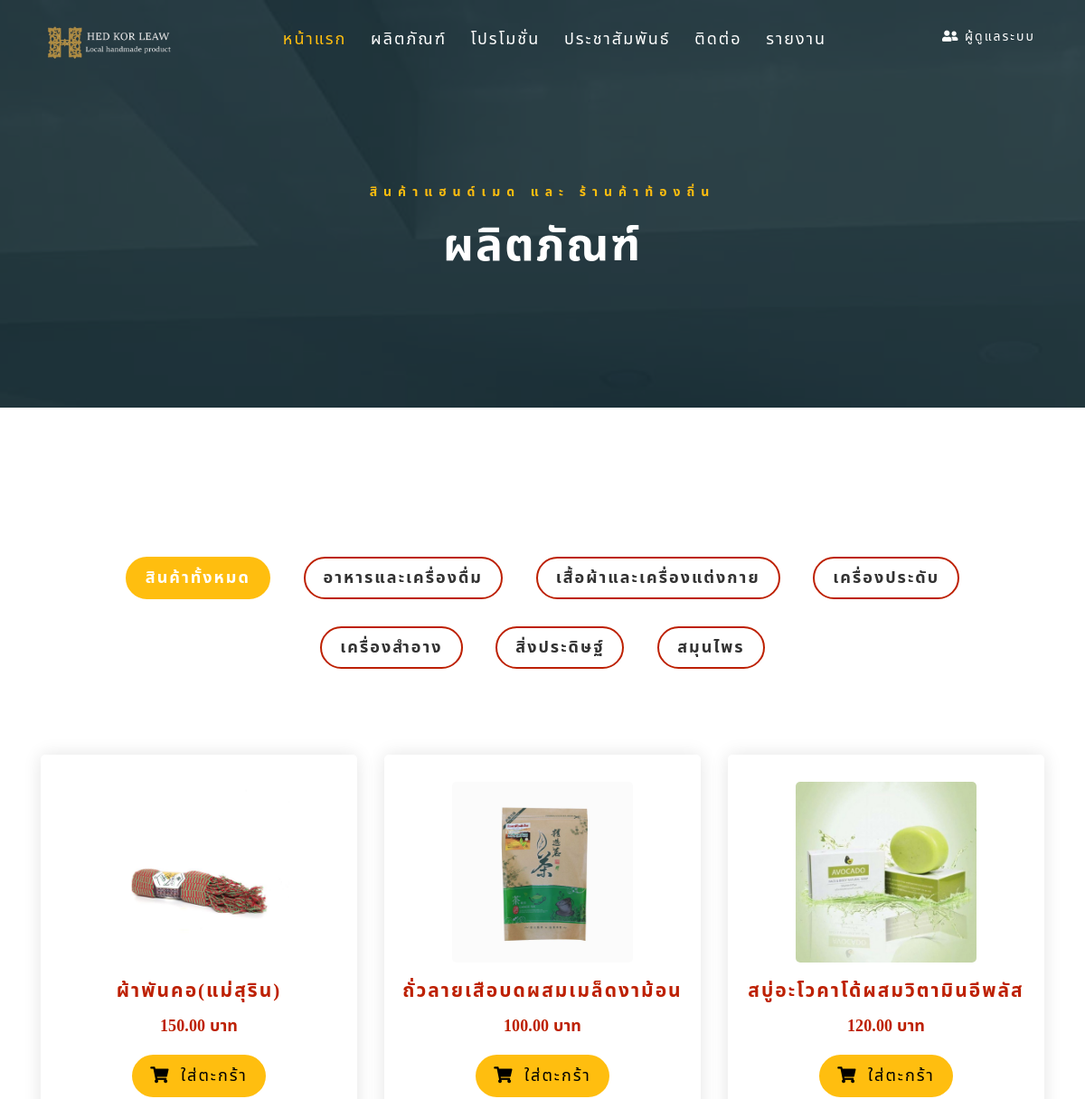
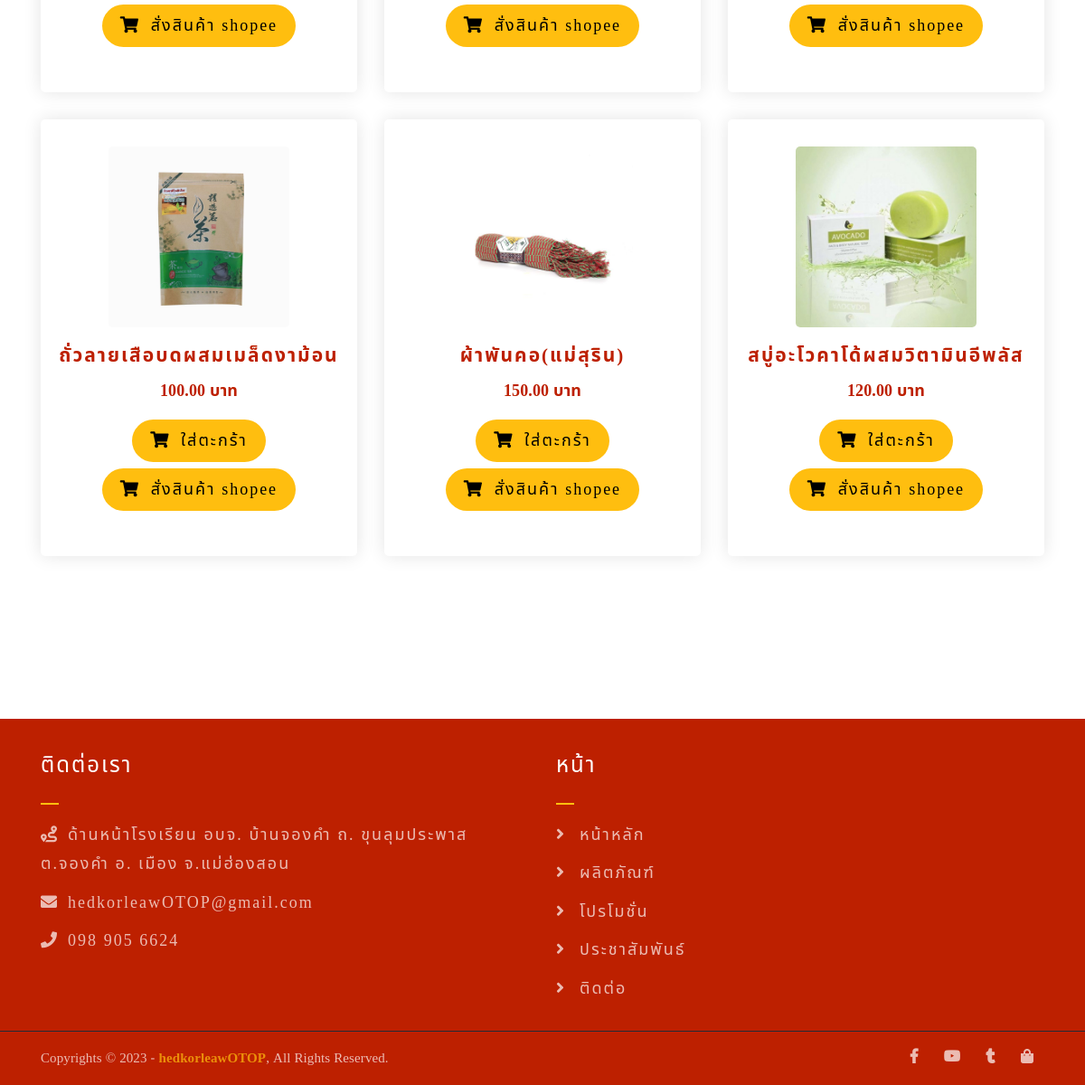
The page /manager/shop.php (signed in) on the database its author committed (2 pictures, top to bottom).
### tables this page shows
CREATE TABLE `product` (
  `product_id` int(11) NOT NULL,
  `name` varchar(200) NOT NULL,
  `name_product` varchar(200) NOT NULL,
  `detail` varchar(250) DEFAULT NULL,
  `price` decimal(8,2) DEFAULT NULL,
  `type_pro` varchar(250) DEFAULT NULL,
  `pic_product` varchar(250) DEFAULT NULL,
  `amount` varchar(100) DEFAULT NULL,
  `dateadd` date DEFAULT current_timestamp()
);

### manager/shop.php (the view, shortened to what this page needs)
<?php
require_once "../connectDB.php";
if (!$_SESSION['userid']) {
  header("Location: index.php");
} else {
?>
<!DOCTYPE html>
<html lang="en">
<head>
	<link rel="stylesheet" href="../assets/css/all.min.css" />
	<link rel="stylesheet" href="../assets/bootstrap/css/bootstrap.min.css" />
	<link rel="stylesheet" href="../assets/css/owl.carousel.css" />
	<link rel="stylesheet" href="../assets/css/magnific-popup.css" />
	<link rel="stylesheet" href="../assets/css/animate.css" />
	<link rel="stylesheet" href="../assets/css/meanmenu.min.css" />
	<link rel="stylesheet" href="../assets/css/main.css" />
	<link rel="stylesheet" href="css/index.css" />
	<link rel="stylesheet" href="../assets/css/responsive.css" />
</head>
<body>
	<div class="top-header-area" id="sticker">
		<div class="container">
			<div class="row">
				<div class="col-lg-12 col-sm-12 text-center">
					<div class="main-menu-wrap">
						<div class="site-logo" style="margin-right: 25px">
							<a href="index.php">
								<img src="../assets/img/logo_four_white.png" alt="" />
							</a>
						</div>
						<nav class="main-menu">
							<ul>
								<li class="current-list-item">
									<a href="index.php">หน้าแรก</a>
								</li>
								<li>
									<a href="shop.php">ผลิตภัณฑ์</a>
								</li>
								<li>
									<a href="board.php">โปรโมชั่น</a>
								</li>
								<li><a href="news.php">ประชาสัมพันธ์</a></li>
								<li><a href="contact.php">ติดต่อ</a></li>
								<li>
									<div class="dropdown">
										<a href="#">รายงาน</a>
									</div>
								</li>
								<li>
									<div class="header-icons" style="font-size: 14px; margin-left: 25px">
										<div class="dropdown" style="float: right">
											<a class="member"><i class="fas fa-user-friends"></i> <?php echo $_SESSION['username'] ?></a>
										</div>
									</div>
								</li>
							</ul>
						</nav>
					</div>
				</div>
			</div>
		</div>
	</div>
	<div class="breadcrumb-section homepage-bg-2">
		<div class="container">
			<div class="row">
				<div class="col-lg-8 offset-lg-2 text-center">
					<div class="breadcrumb-text">
						<p>สินค้าแฮนด์เมด และ ร้านค้าท้องถิ่น</p>
						<h1>ผลิตภัณฑ์</h1>
					</div>
				</div>
			</div>
		</div>
	</div>
	<div class="product-section mt-150 mb-150">
		<div class="container">
			<div class="row">
				<div class="col-md-12">
					<div class="product-filters">
						<ul>
							<li class="active" data-filter="*">สินค้าทั้งหมด</li>
							<li data-filter=".FoodandDrink">อาหารและเครื่องดื่ม</li>
							<li data-filter=".Clothesandapparel">เสื้อผ้าและเครื่องแต่งกาย</li>
							<li data-filter=".decorations">เครื่องประดับ</li>
							<li data-filter=".cosmetics">เครื่องสำอาง</li>
							<li data-filter=".invention">สิ่งประดิษฐ์</li>
							<li data-filter=".herb">สมุนไพร</li>
						</ul>
					</div>
				</div>
			</div>
			<div class="row product-lists">
			<?php
					$sql = "SELECT * FROM `product`";
					$result = mysqli_query($conn,$sql);
					while($row = mysqli_fetch_array($result)){
				?>
				<div class="col-lg-4 col-md-6 text-center *">
					<div class="single-product-item">
						<div class="product-image">
							<a href="single-product.php?pid=<?php echo $row['product_id']?>">
								<img src="assets/img/products/<?php echo $row['pic_product']?>"
								style="background-position: center; background-size: cover; height: 200px; width: auto;"/></a>
						</div>
						<h4><?php echo $row['name_product']?></h4>
						<p class="product-price"> <?php echo $row['price']?> บาท </p>
						<a href="cart.php" class="cart-btn mb-2"><i class="fas fa-shopping-cart"></i> ใส่ตะกร้า</a>
						<a href="https://shopee.co.th/hedkorleaw?utm_content=v7AhqvmwtRwAThK4mwBdnNgesBV" class="cart-btn"><i class="fas fa-shopping-cart"></i> สั่งสินค้า shopee</a>
					</div>
				</div>
				<?php } ?>
				<?php
					$sql = "SELECT * FROM `product` WHERE `type_pro` = 'อาหารและเครื่องดื่ม'";
					$result = mysqli_query($conn,$sql);
					while($FoodandDrink = mysqli_fetch_array($result)){
				?>
				<div class="col-lg-4 col-md-6 text-center FoodandDrink">
					<div class="single-product-item">
						<div class="product-image">
							<a href="single-product.php?pid=<?php echo $row['product_id']?>">
								<img src="assets/img/products/<?php echo $FoodandDrink['pic_product']?>"
								style="background-position: center; background-size: cover; height: 200px; width: auto;"/></a>
						</div>
						<h4><?php echo $FoodandDrink['name_product']?></h4>
						<p class="product-price"> <?php echo $FoodandDrink['price']?> บาท </p>
						<a href="cart.php" class="cart-btn mb-2"><i class="fas fa-shopping-cart"></i> ใส่ตะกร้า</a>
						<a href="https://shopee.co.th/hedkorleaw?utm_content=v7AhqvmwtRwAThK4mwBdnNgesBV" class="cart-btn"><i class="fas fa-shopping-cart"></i> สั่งสินค้า shopee</a>
					</div>
				</div>
				<?php } ?>
				<?php
					$sql = "SELECT * FROM `product` WHERE `type_pro` = 'เสื้อผ้าและเครื่องแต่งกาย'";
					$result = mysqli_query($conn,$sql);
					while($Clothesandapparel = mysqli_fetch_array($result)){
				?>
				<div class="col-lg-4 col-md-6 text-center Clothesandapparel">
					<div class="single-product-item">
						<div class="product-image">
							<a href="single-product.php?pid=<?php echo $row['product_id']?>">
								<img src="assets/img/products/<?php echo $Clothesandapparel['pic_product']?>"
								style="background-position: center; background-size: cover; height: 200px; width: auto;"/></a>
						</div>
						<h4><?php echo $Clothesandapparel['name_product']?></h4>
						<p class="product-price"> <?php echo $Clothesandapparel['price']?> บาท </p>
						<a href="cart.php" class="cart-btn mb-2"><i class="fas fa-shopping-cart"></i> ใส่ตะกร้า</a>
						<a href="https://shopee.co.th/hedkorleaw?utm_content=v7AhqvmwtRwAThK4mwBdnNgesBV" class="cart-btn"><i class="fas fa-shopping-cart"></i> สั่งสินค้า shopee</a>
					</div>
				</div>
				<?php } ?>
				<?php
					$sql = "SELECT * FROM `product` WHERE `type_pro` = 'เครื่องสำอาง'";
					$result = mysqli_query($conn,$sql);
					while($cosmetics = mysqli_fetch_array($result)){
				?>
				<div class="col-lg-4 col-md-6 text-center cosmetics">
					<div class="single-product-item">
						<div class="product-image">
							<a href="single-product.php?pid=<?php echo $row['product_id']?>">
								<img src="assets/img/products/<?php echo $cosmetics['pic_product']?>"
								style="background-position: center; background-size: cover; height: 200px; width: auto;"/></a>
						</div>
						<h4><?php echo $cosmetics['name_product']?></h4>
						<p class="product-price"> <?php echo $cosmetics['price']?> บาท </p>
						<a href="cart.php" class="cart-btn mb-2"><i class="fas fa-shopping-cart"></i> ใส่ตะกร้า</a>
						<a href="https://shopee.co.th/hedkorleaw?utm_content=v7AhqvmwtRwAThK4mwBdnNgesBV" class="cart-btn"><i class="fas fa-shopping-cart"></i> สั่งสินค้า shopee</a>
					</div>
				</div>
				<?php } ?>
			</div>
		</div>
	</div>
	<div class="footer-area">
		<div class="container">
			<div class="row">
				<div class="col-lg-6 col-md-6">
					<div class="footer-box get-in-touch">
						<h2 class="widget-title">ติดต่อเรา</h2>
						<ul>
							<li><i class="	fas fa-route" style="width: 20px; padding-right: 30px;"></i>ด้านหน้าโรงเรียน อบจ. บ้านจองคำ
								ถ. ขุนลุมประพาส <br>ต.จองคำ
								อ. เมือง จ.แม่ฮ่องสอน</li>
							<li><i class="fas fa-envelope" style="width: 20px; padding-right: 30px;"></i>hedkorleawOTOP@gmail.com</li>
							<li><i class="fas fa-phone" style="width: 20px; padding-right: 30px;"></i>098 905 6624</li>
						</ul>
					</div>
				</div>
				<div class="col-lg-6 col-md-6">
					<div class="footer-box pages">
						<h2 class="widget-title">หน้า</h2>
						<ul>
							<li><i class="fas fa-angle-right" style="padding-right: 15px;"></i><a href="index.php">หน้าหลัก</a></li>
							<li><i class="fas fa-angle-right" style="padding-right: 15px;"></i><a href="shop.php">ผลิตภัณฑ์</a></li>
							<li><i class="fas fa-angle-right" style="padding-right: 15px;"></i><a href="board.php">โปรโมชั่น</a></li>
							<li><i class="fas fa-angle-right" style="padding-right: 15px;"></i><a href="news.php">ประชาสัมพันธ์</a></li>
							<li><i class="fas fa-angle-right" style="padding-right: 15px;"></i><a href="contact.php">ติดต่อ</a></li>
						</ul>
					</div>
				</div>
			</div>
		</div>
	</div>
	<div class="copyright">
		<div class="container">
			<div class="row">
				<div class="col-lg-6 col-md-12">
					<p>
						Copyrights © 2023 -
						<a href="#">hedkorleawOTOP</a>, All Rights
						Reserved.
					</p>
				</div>
				<div class="col-lg-6 text-right col-md-12">
					<div class="social-icons">
						<ul>
							<li>
								<a href="https://www.facebook.com/hedkorleawOTOP" target="_blank"><i class="fab fa-facebook-f"></i></a>
							</li>
							<li>
								<a href="https://www.youtube.com/@MHSPAO" target="_blank"><i class="fab fa-youtube"></i></a>
							</li>
							<li>
								<a href="https://www.tiktok.com/@hedkorleaw2?is_from_webapp=1&sender_device=pc" target="_blank"><i class="	fab fa-tumblr"></i></a>
							</li>
							<li>
								<a href="https://shopee.co.th/hedkorleaw?utm_content=v7AhqvmwtRwAThK4mwBdnNgesBV" target="_blank"><i class="fas fa-shopping-bag"></i></a>
							</li>
						</ul>
					</div>
				</div>
			</div>
		</div>
	</div>
</body>
</html>
<?php } ?>

### rows shown on the page
product: pic_product (picture), name_product "ผ้าพันคอ(แม่สุริน)", price "150.00"
product: pic_product (picture), name_product "ถั่วลายเสือบดผสมเมล็ดงาม้อน", price "100.00"
product: pic_product (picture), name_product "สบู่อะโวคาโด้ผสมวิตามินอีพลัส", price "120.00"

### other values the page prints
$_SESSION['username'] "ผู้ดูแลระบบ"
